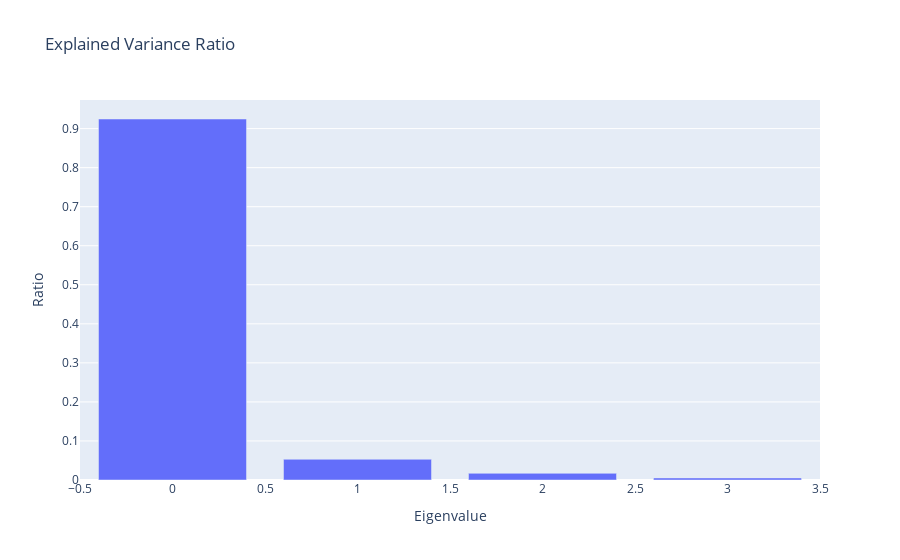

Write notebook code for a chart like this one.
### Code cell
pca = PCA(n_components=4)
new_X = pca.fit(X)
data = [
    go.Bar(
        y=pca.explained_variance_ratio_
    )
]

# Define your layout
layout = go.Layout(
    title='Explained Variance Ratio',
    xaxis=dict(title='Eigenvalue'),
    yaxis=dict(title='Ratio')
)

# Create a Figure object
fig = go.Figure(data=data, layout=layout)

# Display the figure
fig.show()

### Figure 1 — Plotly figure (JSON) as saved in the notebook; plotly's stock layout.template omitted (floating-point values rounded to 4 significant figures)
{"data": [{"type": "bar", "y": [0.9246, 0.05307, 0.0171, 0.005212]}], "layout": {"title": {"text": "Explained Variance Ratio"}, "xaxis": {"title": {"text": "Eigenvalue"}}, "yaxis": {"title": {"text": "Ratio"}}}}
